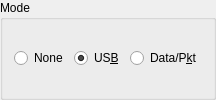
        <widget class="QGroupBox" name="mode_group_box">
         <property name="toolTip">
          <string>Modulation mode selected on radio.</string>
         </property>
         <property name="title">
          <string>Mode</string>
         </property>
         <layout class="QGridLayout" name="gridLayout_10">
          <item row="0" column="1">
           <widget class="QRadioButton" name="mode_USB_radio_button">
            <property name="toolTip">
             <string>&lt;html&gt;&lt;head/&gt;&lt;body&gt;&lt;p&gt;USB is usually the correct modulation mode,&lt;/p&gt;&lt;p&gt;unless the radio has a special data or packet mode setting&lt;/p&gt;&lt;p&gt;for AFSK operation.&lt;/p&gt;&lt;/body&gt;&lt;/html&gt;</string>
            </property>
            <property name="text">
             <string>US&amp;B</string>
            </property>
            <property name="checked">
             <bool>true</bool>
            </property>
            <attribute name="buttonGroup">
             <string notr="true">TX_mode_button_group</string>
            </attribute>
           </widget>
          </item>
          <item row="0" column="0">
           <widget class="QRadioButton" name="mode_none_radio_button">
            <property name="toolTip">
             <string>Don't allow the program to set the radio mode
(not recommended but use if the wrong mode
or bandwidth is selected).</string>
            </property>
            <property name="text">
             <string>None</string>
            </property>
            <attribute name="buttonGroup">
             <string notr="true">TX_mode_button_group</string>
            </attribute>
           </widget>
          </item>
          <item row="0" column="2">
           <widget class="QRadioButton" name="mode_data_radio_button">
            <property name="toolTip">
             <string>If this is available then it is usually the correct mode for this program.</string>
            </property>
            <property name="text">
             <string>Data/P&amp;kt</string>
            </property>
            <attribute name="buttonGroup">
             <string notr="true">TX_mode_button_group</string>
            </attribute>
           </widget>
          </item>
         </layout>
        </widget>
